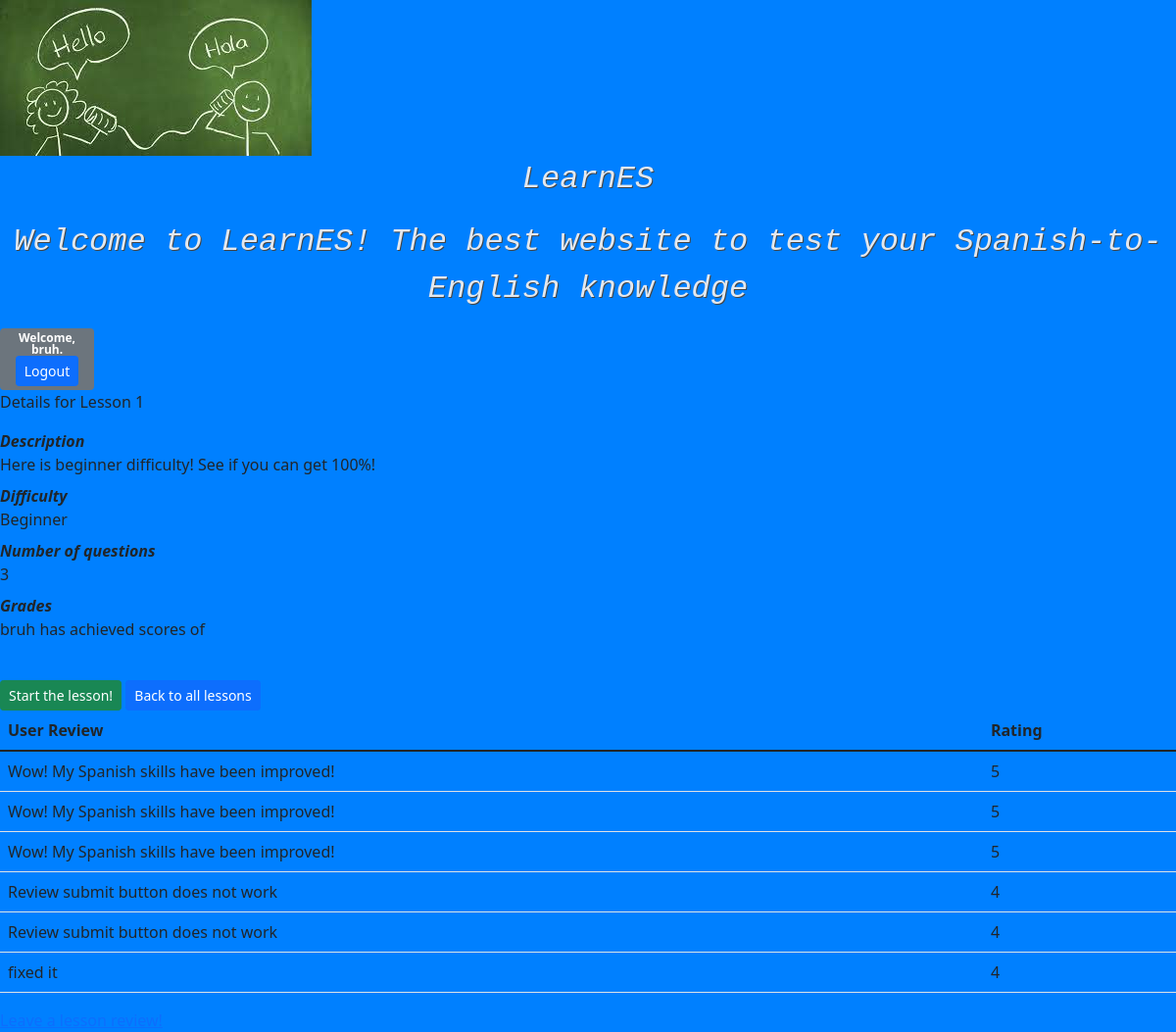
Page /lessons/1/ (signed in) on the committed database.
### learnES/models.py (models this page shows, shortened)
class Lesson(models.Model):
  level = models.IntegerField(blank=False, default=0, validators=[MinValueValidator(1), MaxValueValidator(3)])
  description = models.CharField(max_length=300, null=True)
  number_of_questions = models.IntegerField(default=1)
  difficulty= models.CharField(max_length=50, blank=False)

class Review(models.Model):
    stars = models.IntegerField(blank=False,validators=[MinValueValidator(1),MaxValueValidator(5)])
    review = models.TextField()
    lesson = models.ForeignKey(Lesson, models.CASCADE)
    user = models.ForeignKey(auth_models.User, models.CASCADE)

### learnES/views.py (the view)
# urls.py: path('lessons/<int:lesson_pk>/', detail, name='lesson-detail'),
@login_required
def detail(request, lesson_pk):
    lesson = get_object_or_404(Lesson, pk=lesson_pk)
    questions = lesson.question_set.all()
    grade = lesson.grade_set.all()
    if grade.exists():
        grade = grade.first().score
    else:
        grade = 0
    print(grade)
    context = {"lesson": lesson, "questions": questions, "grade": grade}
    return render(request, "lessons/details.html", context)

### learnES/templates/lessons/details.html (shortened to what this page needs)
{% extends 'base.html' %}
{% block content %}
{% load static %}
 <link href="https://cdn.jsdelivr.net/npm/bootstrap@5.1.3/dist/css/bootstrap.min.css" rel="stylesheet">
    <link rel="stylesheet" href="{% static 'index.css' %}">
  <p >Details for Lesson {{lesson.level}}</p>
<dl>
    <dt ><i>Description</i></dt><dd >{{lesson.description}}</dd>
    <dt ><i>Difficulty</i></dt><dd >{{lesson.difficulty}}</dd>
    <dt ><i>Number of questions</i></dt><dd>{{lesson.number_of_questions}}</dd>
    <dt > <i>Grades</i></dt>
    <dd >{{user.username}} has achieved scores of </dd>
</dl>
<br>
<div>
<a class="btn btn-sm btn-success" href="{% url 'lesson-start' lesson.id %}"> Start the lesson!</a>
<a class="btn btn-sm btn-primary" href="{% url 'lessons' %}">Back to all lessons</a>
</div>
<section>
<table class="table">
    <thead>
        <th>User Review</th>
        <th>Rating</th>
    </thead>
    <tbody>
      {% for review in lesson.review_set.all %}
        <tr>
          <td>{{review.review}}</td>
          <td>{{review.stars}}</td>
        </tr>
      {% endfor %}
    </tbody>
</table>
<a class="review button" href="{%url 'createreview' lesson.id %}"> Leave a lesson review! </a>
</section>
{% endblock %}

### learnES/templates/base.html (shortened to what this page needs)
{% load static %}
<!DOCTYPE html>
<html>
  <head>
    <link href="https://cdn.jsdelivr.net/npm/bootstrap@5.1.3/dist/css/bootstrap.min.css" rel="stylesheet">
    <link rel="stylesheet" href="{% static 'base.css' %}">
    <img src="{% static 'learnes.jpeg' %}">
  </head>
  <body>
    <header>
      <p class="text"><i>LearnES </i></p>
      <p class="text"> <i>Welcome to LearnES! The best website to test your Spanish-to-English knowledge </i> </p>
      <div class="badge bg-secondary text-wrap" style="width: 6rem;">
      Welcome, {{ user.username }}. <a class="btn btn-sm btn-primary" href="{% url 'logout' %}">Logout</a>
      </div>
    <br>
    </header>
    {% block content %}
    {% endblock %}
  </body>
</html>

### learnES/static/base.css (style rules this page uses)
body { background-color: slategray; }
.text { color: #e3e8ee; font: w3-monospace; text-shadow:1px 1px 0 #444; font-size: xx-large; font-family: "Lucida Console", "Courier New", monospace; position: relative; text-align: center; }
.button { transition-duration: 0.4s; }

### learnES/static/index.css (style rules this page uses)
body { background-color: #0080ff; }

### rows in the picture
Lesson: level "1", description "Here is beginner difficulty! See if you can get 100%!", difficulty "Beginner", number_of_questions "3"
Review: review "Wow! My Spanish skills have been improved!", stars "5"
Review: review "Wow! My Spanish skills have been improved!", stars "5"
Review: review "Wow! My Spanish skills have been improved!", stars "5"
Review: review "Review submit button does not work", stars "4"
Review: review "Review submit button does not work", stars "4"
Review: review "fixed it", stars "4"

### other values in the picture
{{ user.username }} "bruh"
